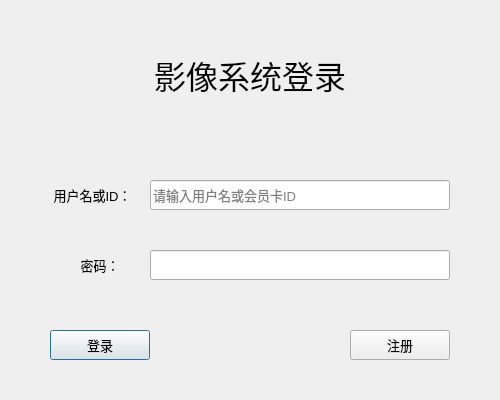
<?xml version="1.0" encoding="UTF-8"?>
<ui version="4.0">
 <class>usersloginin</class>
 <widget class="QDialog" name="usersloginin">
  <property name="geometry">
   <rect>
    <x>0</x>
    <y>0</y>
    <width>500</width>
    <height>400</height>
   </rect>
  </property>
  <property name="minimumSize">
   <size>
    <width>500</width>
    <height>400</height>
   </size>
  </property>
  <property name="maximumSize">
   <size>
    <width>500</width>
    <height>400</height>
   </size>
  </property>
  <property name="windowTitle">
   <string>用户登录</string>
  </property>
  <widget class="QLabel" name="label">
   <property name="geometry">
    <rect>
     <x>0</x>
     <y>0</y>
     <width>500</width>
     <height>150</height>
    </rect>
   </property>
   <property name="font">
    <font>
     <family>方正少儿简体</family>
     <pointsize>24</pointsize>
     <weight>50</weight>
     <italic>false</italic>
     <bold>false</bold>
    </font>
   </property>
   <property name="styleSheet">
    <string notr="true">font: 24pt &quot;方正少儿简体&quot;;
font-color:rgb(255, 224, 99)</string>
   </property>
   <property name="text">
    <string>影像系统登录</string>
   </property>
   <property name="alignment">
    <set>Qt::AlignCenter</set>
   </property>
  </widget>
  <widget class="QLabel" name="label_3">
   <property name="geometry">
    <rect>
     <x>50</x>
     <y>250</y>
     <width>100</width>
     <height>30</height>
    </rect>
   </property>
   <property name="font">
    <font>
     <pointsize>10</pointsize>
    </font>
   </property>
   <property name="text">
    <string>密码：</string>
   </property>
   <property name="alignment">
    <set>Qt::AlignCenter</set>
   </property>
  </widget>
  <widget class="QLineEdit" name="lineEdit_2">
   <property name="geometry">
    <rect>
     <x>150</x>
     <y>250</y>
     <width>300</width>
     <height>30</height>
    </rect>
   </property>
   <property name="echoMode">
    <enum>QLineEdit::Password</enum>
   </property>
  </widget>
  <widget class="QLabel" name="label_2">
   <property name="geometry">
    <rect>
     <x>35</x>
     <y>180</y>
     <width>115</width>
     <height>30</height>
    </rect>
   </property>
   <property name="font">
    <font>
     <pointsize>10</pointsize>
    </font>
   </property>
   <property name="text">
    <string>用户名或ID：</string>
   </property>
   <property name="alignment">
    <set>Qt::AlignCenter</set>
   </property>
  </widget>
  <widget class="QLineEdit" name="lineEdit">
   <property name="geometry">
    <rect>
     <x>150</x>
     <y>180</y>
     <width>300</width>
     <height>30</height>
    </rect>
   </property>
   <property name="font">
    <font>
     <pointsize>10</pointsize>
    </font>
   </property>
   <property name="placeholderText">
    <string>请输入用户名或会员卡ID</string>
   </property>
  </widget>
  <widget class="QPushButton" name="pushButton">
   <property name="geometry">
    <rect>
     <x>50</x>
     <y>330</y>
     <width>100</width>
     <height>30</height>
    </rect>
   </property>
   <property name="font">
    <font>
     <pointsize>10</pointsize>
    </font>
   </property>
   <property name="text">
    <string>登录</string>
   </property>
  </widget>
  <widget class="QPushButton" name="pushButton_2">
   <property name="geometry">
    <rect>
     <x>350</x>
     <y>330</y>
     <width>100</width>
     <height>30</height>
    </rect>
   </property>
   <property name="font">
    <font>
     <pointsize>10</pointsize>
    </font>
   </property>
   <property name="text">
    <string>注册</string>
   </property>
  </widget>
 </widget>
 <resources/>
 <connections/>
</ui>
